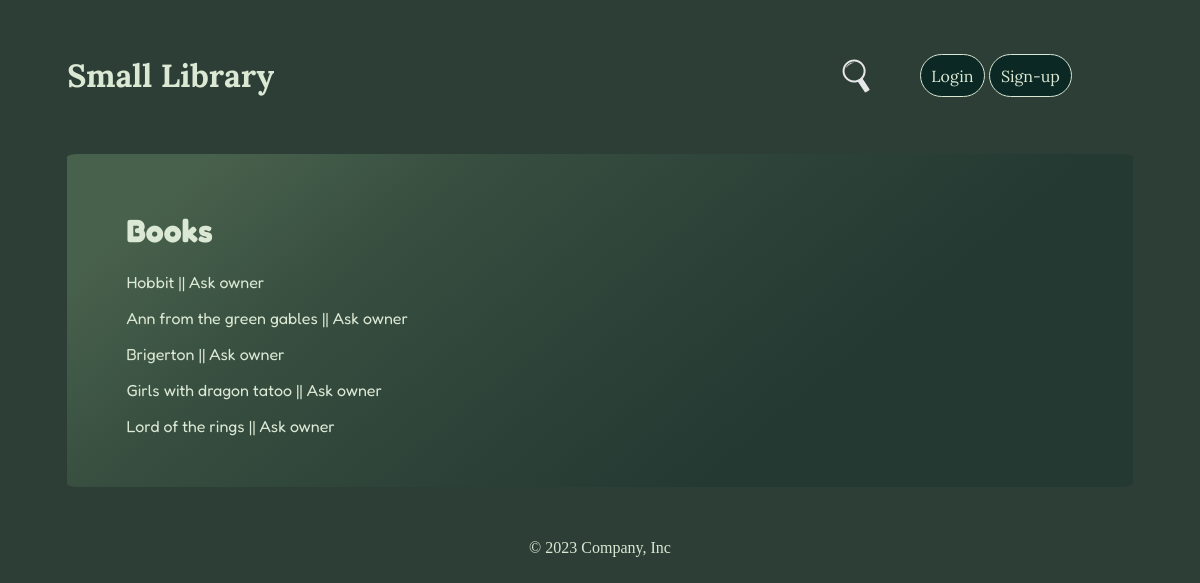
/books, run on the app's committed database.
### myapp/core/models/book.py (models this page shows, shortened)
class Book(db.Model):
    __tablename__ = 'book'
    id = db.Column(db.Integer, primary_key=True)
    title = db.Column(db.String(50), nullable=True)
    author = db.Column(db.String(20))
    year_of_publication = db.Column(db.String(5))
    about = db.Column(db.String)
    owner = db.Column(db.Integer)
    user_id = db.Column(db.Integer, db.ForeignKey('user.id'))
    genre_id = db.Column(db.Integer, db.ForeignKey('genre.id'), nullable=True, default=None)

### myapp/core/routes/main.py (the view)
@main.route('/books', methods=['GET'])
def index_books():
    template = f'{template_folder}/books.html'
    return render_template(template, books_res=Book.query.all())

### myapp/templates/pages/main/books.html
{% extends "base.html" %}
{% block content %}
    <div class="sections">
        <h1>Books</h1>
        <div class="user-card">
            {% for book in books_res %}
            <p> {{ book.title }} || <a href="user/{{ book.owner }}">Ask owner</a> </p>
            {% endfor %}
        </div>
    </div>
{% endblock %}

### myapp/static/css/style.css (style rules this page uses)
body { background-color: #2d3e36; }
.font-color { color: #dbe8d4; }
a { color: #dbe8d4; text-decoration: none; }

### data on the page
Book: title "Hobbit"
Book: title "Ann from the green gables"
Book: title "Brigerton"
Book: title "Girls with dragon tatoo"
Book: title "Lord of the rings"
